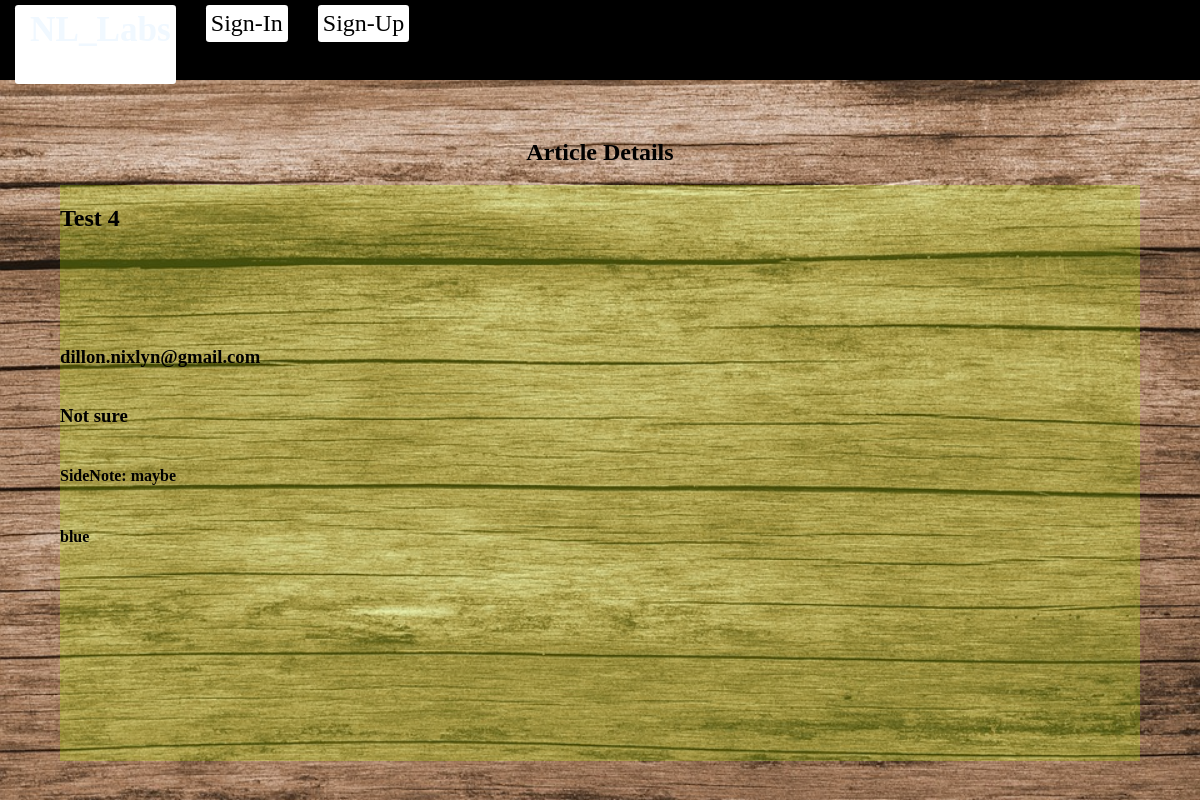
The page /article/4 on the database as committed earlier.
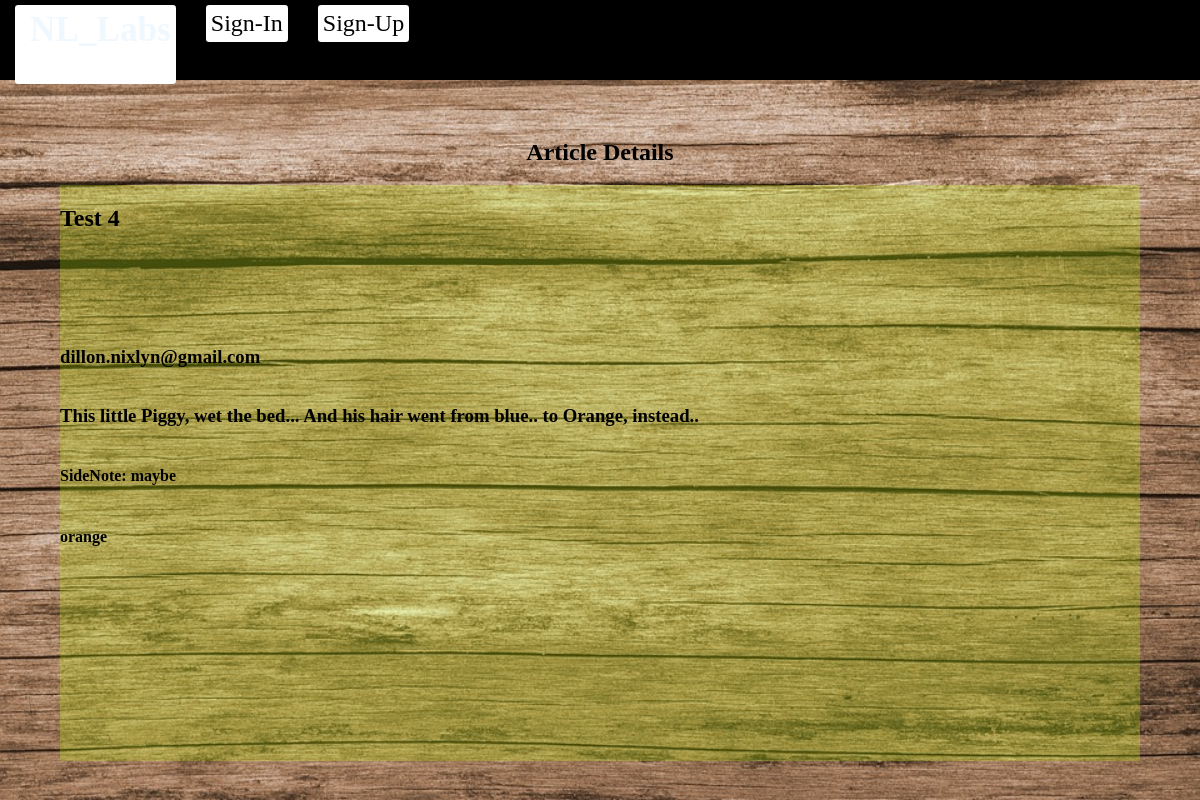
The same page on the database as committed later.
### homepage/models.py (models this page shows, shortened)
class Post(models.Model):
    title       = models.CharField(max_length=25)
    author      = models.ForeignKey(User, on_delete=models.CASCADE)
    color       = models.CharField(max_length=6, choices=COLOR_CHOICES, default='green')
    body        = models.TextField(max_length=255, default="BoardNotice: ")
    add_on      = models.CharField(max_length=50, default="SideNote: ")
    date_made   = models.DateField(auto_now_add=True)

### homepage/views.py (the view)
# urls.py: path('article/<int:pk>',        ArticleDetailView.as_view(),    name='article-details'),
class ArticleDetailView(DetailView):
    model           = Post
    template_name   = 'article_details.html'

### homepage/templates/article_details.html (shortened to what this page needs)
{% extends 'base.html' %}
{% block content %}
{% load static %}
<link rel="stylesheet" href="{% static '../static/css/detailed.css' %}"/>
    <section class="all_back">
        <h1>
            Article Details
        </h1>
        <div class="daBlock">
            <h1>{{ post.title }}</h1>
            <h3>{{ post.author.email }}         </h3>
            <h3>{{ post.body }}                 </h3>
            <h4>{{ post.add_on }}               </h4>
            <h4>{{ post.color }}                </h4>
        </div>
    </section>
{% endblock %}

### homepage/templates/base.html (shortened to what this page needs)
{% load static %}
<!DOCTYPE html>
<html lang="en">
<head>
    <link rel="stylesheet" href="{% static '../static/css/nav.css' %}"/>
    <link rel="stylesheet" href="{% static '../static/css/base.css' %}"/>
</head>
<body>
    <nav>
        <div class="mNav">
            {% if user.is_authenticated %}
                <div class="dash_board">
                    <a href="{% url 'homepage' %}">
                        <div class="logo">
                            <h1>NL_Labs | {{ user.username }}</h1>
                        </div>
                    </a>
                    <a class="to_dash">
                        <div>My Dash</div>
                    </a>
                    <a class="new_post" href="{% url 'add_post' %}">
                        <div>New Post</div>
                    </a>
                    <a class="sign_in" href="{% url 'logout' %}">
                        <div>Sign-Out</div>
                    </a>
                    <a class="sign_in" href="{% url 'edit_profile' %}">
                        <div>Me_</div>
                    </a>
                </div>
            {% else %}
                <div class="dash_board">
                    <a href="{% url 'homepage' %}">
                        <div class="logo">
                            <h1>NL_Labs </h1>
                        </div>
                    </a>
                    <a class="sign_in" href="{% url 'login' %}">
                        <div>Sign-In</div>
                    </a>
                    <a class="sign_up" href="{% url 'register' %}">
                        <div>Sign-Up</div>
                    </a>
                </div>
            {% endif %}
        </div>
    </nav>
    {% block content %}
    {% endblock %}
</body>
</html>

### homepage/static/css/nav.css (style rules this page uses)
.mNav { display: flex; flex-direction: row; justify-content: space-between; align-items: top; background-color: rgb(0, 0, 0); top: 0; left: 0; width: 100vw; height: 10vh; }
nav a { text-decoration: none; }
.logo h1 { margin-top: 0; margin-left: 10px; font-size: 2.2rem; color: aliceblue; cursor: pointer; text-decoration: none; }
.dash_board { margin-top: 4px; display: flex; flex-direction: row; justify-content: space-between; }
.dash_board a div { text-decoration: none; cursor: pointer; background-color: white; margin: 1px 15px; padding: 5px 5px; color: black; font-size: x-large; border-radius: 0.2rem; }

### homepage/static/css/base.css (style rules this page uses)
body { background-color: rgba(0, 0, 0, 0); left: 0; top: 0; margin: 0 0; width: 100vw; }
section { height: 100vh; width: 100vw; }

### homepage/static/css/detailed.css (style rules this page uses)
.all_back { background-image: url('../pics/wood_1.jpg'); background-repeat: no-repeat; background-size: cover; display: flex; flex-direction: column; justify-content: center; align-items: center; width: 100vw; height: 90vh; }
.daBlock { display: flex; flex-direction: column; height: 80%; width: 90%; background-color: rgba(187, 255, 0, 0.24); }

Rows that differ between the two databases and show on the page:
changed Post "Test 4": body "Not sure" → "This little Piggy, wet the bed... And his hair went from blue.. to Orange, instead.."; color "blue" → "orange"
